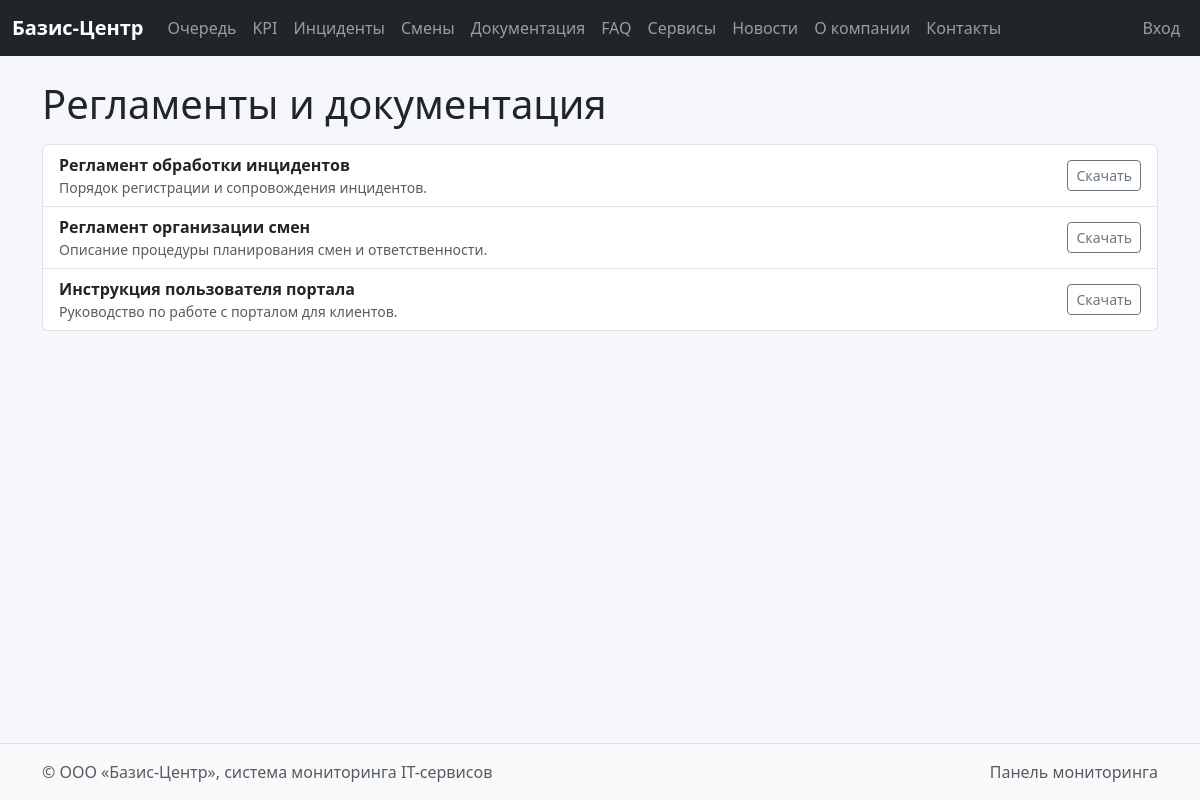
The page /docs/ on the database its author committed.
### dashboard/models.py (models this page shows, shortened)
class Document(models.Model):
    ACCESS_CHOICES = [
        ('public', 'Публичный'),
        ('client', 'Клиенты'),
        ('internal', 'Внутренний'),
    ]
    title = models.CharField(max_length=200)
    slug = models.SlugField(unique=True)
    description = models.TextField()
    file = models.FileField(upload_to='docs/')
    access = models.CharField(max_length=20, choices=ACCESS_CHOICES, default='public')

### core/views.py (the view)
# urls.py: path('docs/', views.docs_public, name='docs_public'),
def docs_public(request):
    docs = Document.objects.filter(access='public')
    return render(request, 'core/docs_public.html', {'docs': docs})

### templates/core/docs_public.html (shortened to what this page needs)
{% extends 'base.html' %}
{% block content %}
<h1 class="mb-3">Регламенты и документация</h1>
<ul class="list-group">
  {% for d in docs %}
  <li class="list-group-item d-flex justify-content-between align-items-center">
    <div>
      <div class="fw-semibold">{{ d.title }}</div>
      <div class="text-muted small">{{ d.description }}</div>
    </div>
    {% if d.file %}
      <a class="btn btn-sm btn-outline-secondary" href="{{ d.file.url }}">Скачать</a>
    {% endif %}
  </li>
  {% empty %}
  <li class="list-group-item text-muted">Документы ещё не загружены.</li>
  {% endfor %}
</ul>
{% endblock %}

### static/css/style.css (style rules this page uses)
body { background-color:#f5f7fb; }

### rows shown on the page
Document: title "Регламент обработки инцидентов", description "Порядок регистрации и сопровождения инцидентов."
Document: title "Регламент организации смен", description "Описание процедуры планирования смен и ответственности."
Document: title "Инструкция пользователя портала", description "Руководство по работе с порталом для клиентов."
